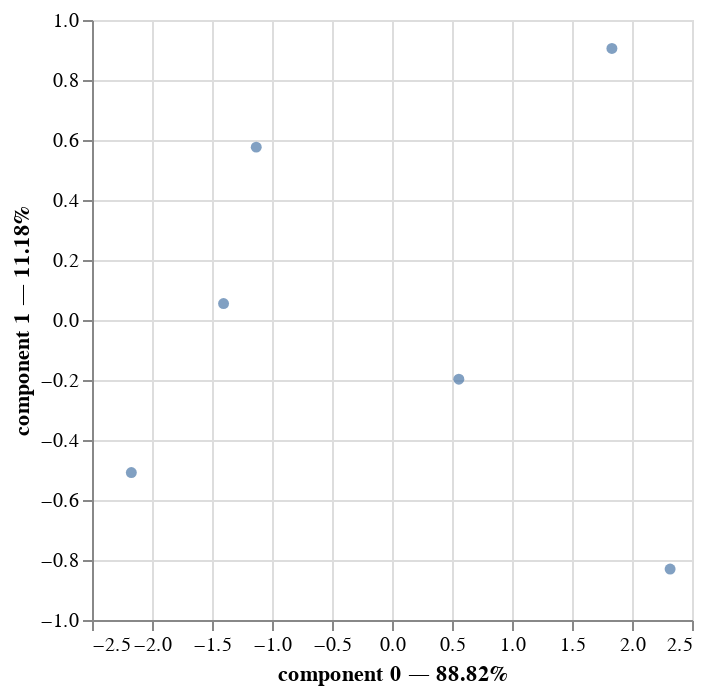

Notebook code cell kept with this figure:
### Code cell
mfa.plot(
    dataset,
    x_component=0,
    y_component=1
)

### Figure 1 — Vega-Lite specification as saved in the notebook (floating-point values rounded to 4 significant figures)
{"config": {"view": {"continuousWidth": 300, "continuousHeight": 300}}, "data": {"name": "data-42a12291ae0a66abfb38bec1ba737715"}, "mark": {"type": "circle"}, "encoding": {"tooltip": [{"field": "index", "type": "nominal"}, {"field": "component 0", "type": "quantitative"}, {"field": "component 1", "type": "quantitative"}], "x": {"axis": {"title": "component 0 — 88.82%"}, "field": "component 0", "scale": {"zero": false}, "type": "quantitative"}, "y": {"axis": {"title": "component 1 — 11.18%"}, "field": "component 1", "scale": {"zero": false}, "type": "quantitative"}}, "params": [{"name": "param_18", "select": {"type": "interval", "encodings": ["x", "y"]}, "bind": "scales"}], "$schema": "https://vega.github.io/schema/vega-lite/v5.15.1.json", "datasets": {"data-42a12291ae0a66abfb38bec1ba737715": [{"index": "Wine 1", "component 0": -2.172, "component 1": -0.5086}, {"index": "Wine 2", "component 0": 0.557, "component 1": -0.1974}, {"index": "Wine 3", "component 0": 2.318, "component 1": -0.8303}, {"index": "Wine 4", "component 0": 1.833, "component 1": 0.905}, {"index": "Wine 5", "component 0": -1.404, "component 1": 0.05498}, {"index": "Wine 6", "component 0": -1.131, "component 1": 0.5762}]}}
